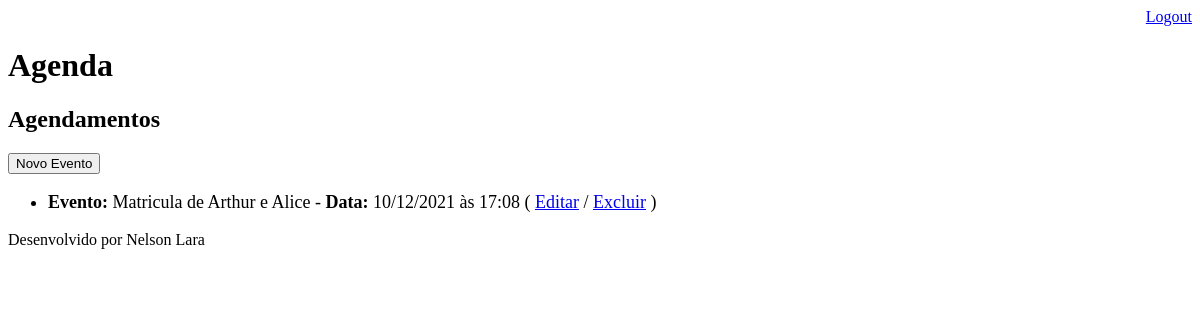
Page /agenda/ (signed in) on the earlier database version.
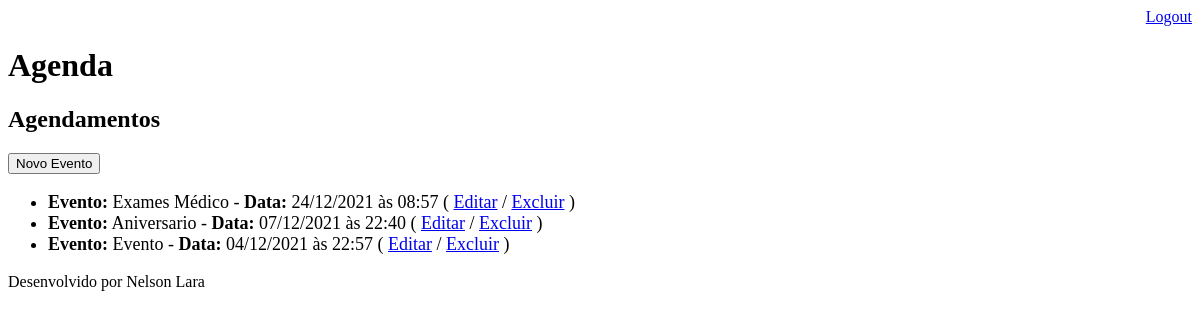
Same page on the later database version.
### core/models.py (models this page shows, shortened)
class evento(models.Model):
    titulo = models.CharField(verbose_name='Título', max_length=100)
    descricao = models.TextField(verbose_name='Descrição', blank=True, null=True)
    local = models.CharField(verbose_name='Local', blank=True, null=True, max_length=100)
    data_evento = models.DateTimeField(verbose_name='Data do Evento')
    data_criacao = models.DateTimeField(verbose_name='Data da Criação', auto_now=True)
    usuario = models.ForeignKey(User, on_delete=models.CASCADE) #criando novo campo para fazer o relacionamento com a tabela usuario do django
    class Meta:
        db_table = 'evento'
    def get_data_evento(self):
        return self.data_evento.strftime('%d/%m/%Y às %H:%M')
    def get_evento_atrasado(self):
        if self.data_evento < datetime.now():
            return True
        else:
            return False

### core/views.py (the view)
# urls.py: path('agenda/', views.lista_eventos),
@login_required(login_url='/login/') # solicitar login precisou importar from django.contrib.auth.decorators import login_required
def lista_eventos(request):
    usuario = request.user                         ### Receber o usuario logado no Django
    data_atual = datetime.now() - timedelta(hours=1)
    valor = evento.objects.filter(usuario=usuario, ### Fltra pelo usuario logado no Django
                                  data_evento__gt=data_atual) # __gt siginifica se data de evento for maior que, se quiser menor que utilize __lt
    dic_evento = {'chave':valor}
    return render(request, 'agenda.html', dic_evento)

### templates/agenda.html (shortened to what this page needs)
{% extends "model-page.html" %}
{% block content %}
        <h2>Agendamentos</h2>
        <a href="novo_evento/">
        <button type="button">Novo Evento</button>
        </a>
        <ul style="font-size: 18px">
            {% for valor in chave %}
            <li>
                <div style=>
                    <b>Evento:</b> {{ valor.titulo }} - <b>Data:</b> {{ valor.get_data_evento }}
                    ( <a href="novo_evento/?id={{ valor.id }}"> Editar</a>
                    / <a href="novo_evento/delete/{{ valor.id }}">Excluir</a> )
                </div>
            </li>
            {% endfor %}
        </ul>
{% endblock %}

### templates/model-page.html
<!DOCTYPE html>
<html lang="en">
<head>
    {% include "model-header.html" %}
</head>
<body>
    {% block content %} {% endblock %}
    {%include "model-footer.html" %}
</body>
</html>

### templates/model-header.html (shortened to what this page needs)
        <div align="right">
            <a href="/logout">Logout</a>
        </div>
    <h1>Agenda</h1>

### templates/model-footer.html
<p>Desenvolvido por Nelson Lara</p>

Differences in the rows shown:
removed evento: titulo "Matricula de Arthur e Alice", get_data_evento "10/12/2021 às 17:08"
added evento: titulo "Exames Médico", get_data_evento "24/12/2021 às 08:57"
added evento: titulo "Aniversario", get_data_evento "07/12/2021 às 22:40"
added evento: titulo "Evento", get_data_evento "04/12/2021 às 22:57"
